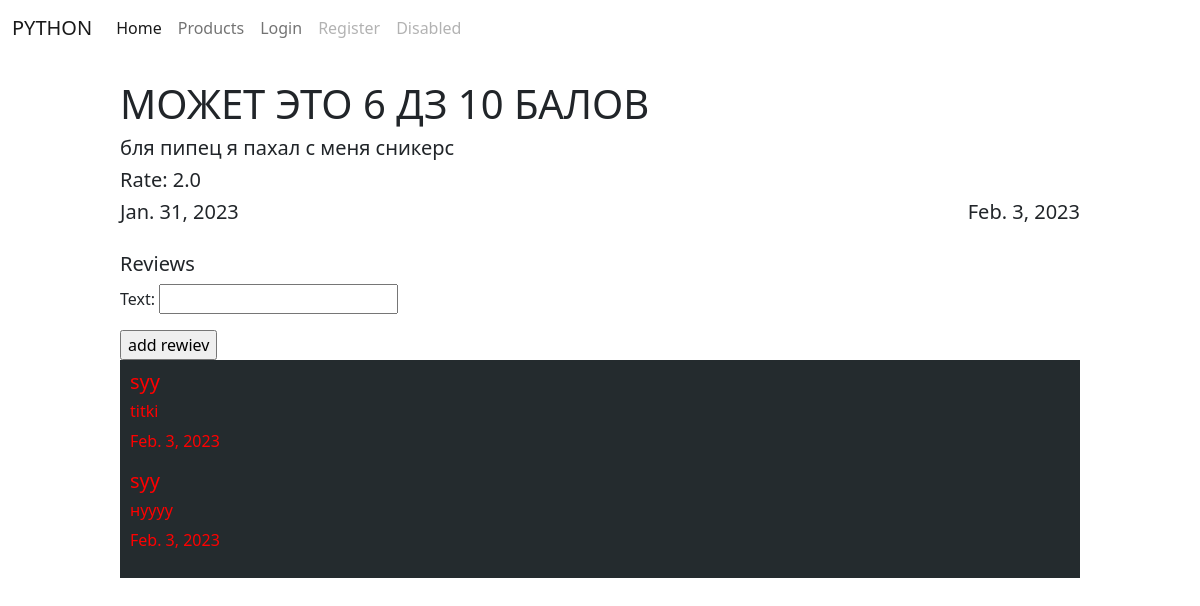
Page /products/6/ on the committed database.
### Products/models.py (models this page shows)
class Product(models.Model):
    image = models.ImageField(blank=True, null=True)
    title = models.CharField(max_length=255)
    description = models.TextField()
    rate = models.FloatField()
    create_date = models.DateField(auto_now_add=True)
    modified_date = models.DateField(auto_now=True)
    commentable = models.BooleanField(default=True)

class Review(models.Model):
    author = models.ForeignKey(User, on_delete=models.CASCADE, null=True)
    text = models.CharField(max_length=255)
    created_date = models.DateField(auto_now_add=True)
    product = models.ForeignKey(Product, on_delete=models.CASCADE)

### Products/views.py (the view, shortened to what this page needs)
# urls.py: path('products/<int:product_id>/', product_detail_view),
def product_detail_view(request, product_id):
    if request.method == 'GET':
        product = Product.objects.get(id=product_id)
        reviews = Review.objects.filter(product=product)
        context = {
            'product': product,
            'reviews': reviews,
            'form': ReviewCreateForm
        }
        return render(request, 'products/detail.html', context=context)

### templates/products/detail.html (shortened to what this page needs)
{% extends 'layouts/main.html' %}
{% block content %}
        <div class="products">
            <h1>{{ product.title }}</h1>
            <h5>{{ product.description }}</h5>
            <h5>Rate: {{ product.rate }}</h5>
            <div class="dates">
                <h5>{{ product.create_date }}</h5>
                <h5>{{ product.modified_date }}</h5>
            </div>
            <h5 class="reviews_title">Reviews</h5>
            {% if product.commentable %}
                <div class="create_review">
                    <form action="/products/{{ product.id }}/" method="post">
                        {{ form.as_p }}
                        <input type="submit" value="add rewiev">
                    </form>
                </div>
            {% endif %}
            <div class="reviews">
                {% for review in reviews %}
                    <div class="review">
                        <h5>{{ review.author.username }}</h5>
                        <h6>{{ review.text }}</h6>
                        <p>{{ review.created_date }}</p>
                    </div>
                {% endfor %}
            </div>
        </div>
{% endblock %}

### templates/products/detail.html (style rules this page uses)
.products { width: 80%; margin-left: 10%; }
.dates { display: flex; justify-content: space-between; }
.reviews_title { margin-top: 20px; }
.reviews { background: #242b2e; padding: 10px; color: red; margin-bottom: 20px; }

### rows in the picture
Product: title "МОЖЕТ ЭТО 6 ДЗ 10 БАЛОВ", description "бля пипец я пахал с меня сникерс", rate "2.0", create_date "Jan. 31, 2023", modified_date "Feb. 3, 2023"
Review: author.username "syy", text "titki", created_date "Feb. 3, 2023"
Review: author.username "syy", text "нуууу", created_date "Feb. 3, 2023"
